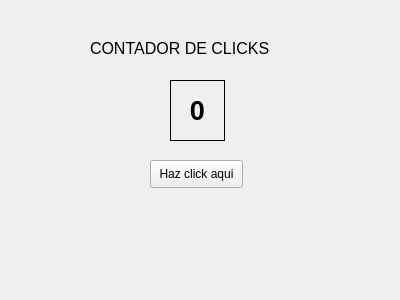
<?xml version="1.0" encoding="UTF-8"?>
<ui version="4.0">
 <class>widget</class>
 <widget class="QWidget" name="widget">
  <property name="geometry">
   <rect>
    <x>0</x>
    <y>0</y>
    <width>400</width>
    <height>300</height>
   </rect>
  </property>
  <property name="windowTitle">
   <string>Contador de clicks</string>
  </property>
  <widget class="QLabel" name="titulo">
   <property name="geometry">
    <rect>
     <x>90</x>
     <y>40</y>
     <width>211</width>
     <height>16</height>
    </rect>
   </property>
   <property name="font">
    <font>
     <pointsize>12</pointsize>
    </font>
   </property>
   <property name="text">
    <string>CONTADOR DE CLICKS</string>
   </property>
  </widget>
  <widget class="QLabel" name="contador">
   <property name="geometry">
    <rect>
     <x>170</x>
     <y>80</y>
     <width>55</width>
     <height>61</height>
    </rect>
   </property>
   <property name="font">
    <font>
     <pointsize>20</pointsize>
     <weight>75</weight>
     <bold>true</bold>
    </font>
   </property>
   <property name="frameShape">
    <enum>QFrame::Box</enum>
   </property>
   <property name="text">
    <string>0</string>
   </property>
   <property name="alignment">
    <set>Qt::AlignCenter</set>
   </property>
  </widget>
  <widget class="QPushButton" name="boton">
   <property name="geometry">
    <rect>
     <x>150</x>
     <y>160</y>
     <width>93</width>
     <height>28</height>
    </rect>
   </property>
   <property name="text">
    <string>Haz click aqui</string>
   </property>
  </widget>
  <widget class="QLabel" name="image">
   <property name="geometry">
    <rect>
     <x>160</x>
     <y>210</y>
     <width>71</width>
     <height>71</height>
    </rect>
   </property>
   <property name="text">
    <string/>
   </property>
   <property name="pixmap">
    <pixmap resource="images/source.qrc">:/images/exit.png</pixmap>
   </property>
  </widget>
 </widget>
 <resources>
  <include location="images/source.qrc"/>
 </resources>
 <connections/>
</ui>
